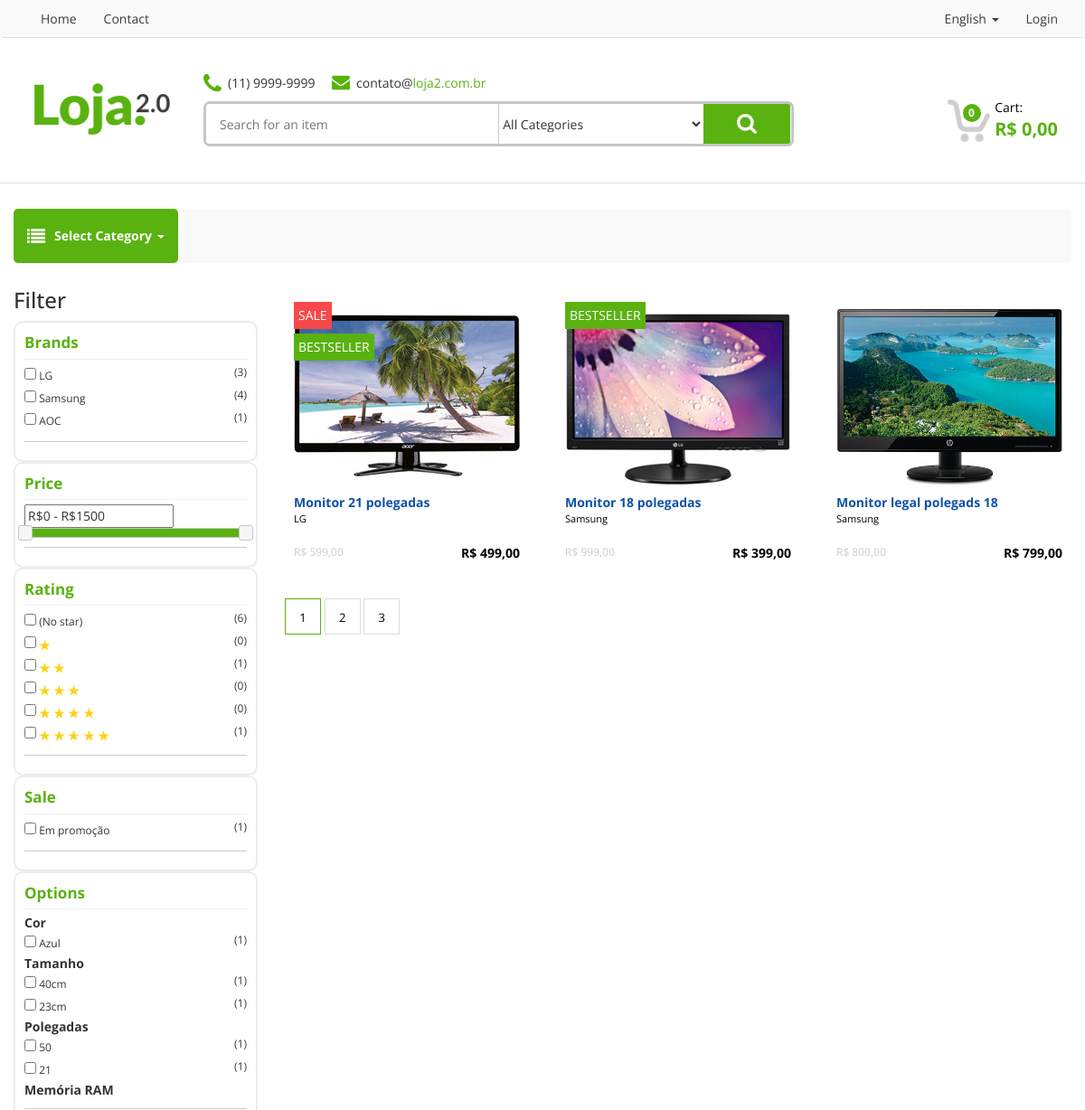
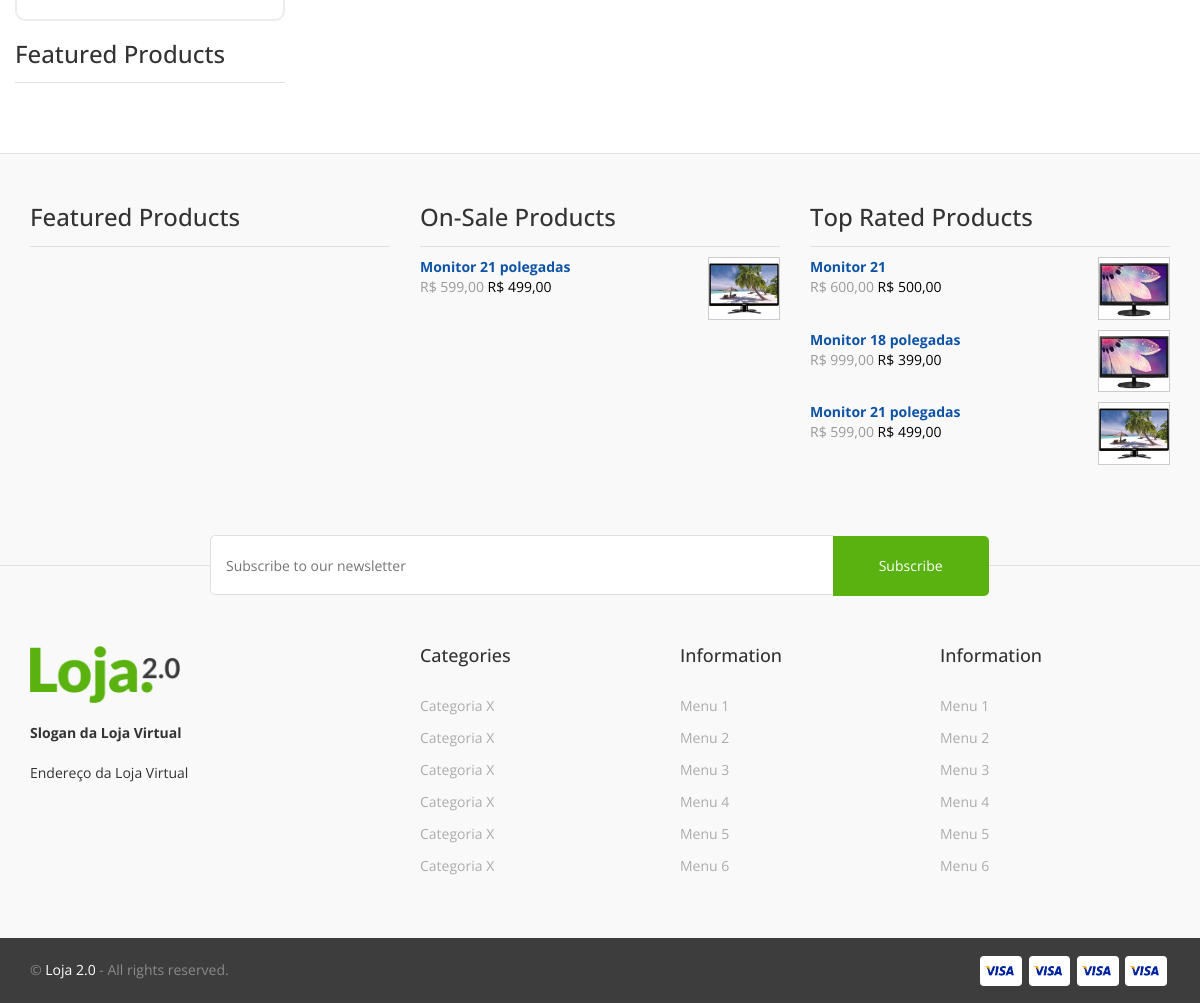
The page / on the database its author committed (2 pictures, top to bottom).
### tables this page shows
CREATE TABLE IF NOT EXISTS `brands` (
  `id` int(11) NOT NULL AUTO_INCREMENT,
  `name` varchar(100) NOT NULL,
  PRIMARY KEY (`id`)
);

CREATE TABLE IF NOT EXISTS `products` (
  `id` int(11) NOT NULL AUTO_INCREMENT,
  `id_category` int(11) NOT NULL,
  `id_brand` int(11) NOT NULL,
  `name` varchar(100) NOT NULL,
  `description` text,
  `stock` int(11) NOT NULL,
  `price` float NOT NULL,
  `price_from` float NOT NULL,
  `rating` float NOT NULL,
  `featured` tinyint(1) NOT NULL,
  `sale` tinyint(1) NOT NULL,
  `bestseller` tinyint(1) NOT NULL,
  `new_product` tinyint(1) NOT NULL,
  `options` varchar(200) DEFAULT NULL,
  `weight` float NOT NULL,
  `width` float NOT NULL,
  `height` float NOT NULL,
  `length` float NOT NULL,
  `diameter` float NOT NULL,
  PRIMARY KEY (`id`)
);

CREATE TABLE IF NOT EXISTS `products_images` (
  `id` int(11) NOT NULL AUTO_INCREMENT,
  `id_product` int(11) NOT NULL,
  `url` varchar(50) NOT NULL,
  PRIMARY KEY (`id`)
);

### views/widget_item.php (the view, shortened to what the rows shown need)
<?php foreach($list as $widget_item): ?>
<div class="widget_item">
	<a href="<?php echo BASE_URL ?>product/open/<?php echo $widget_item['id']; ?>">
	<div class="widget_info">
		<div class="widget_productname"><?php echo $widget_item['name']; ?></div>
		<div class="widget_price"><span>R$ <?php echo number_format($widget_item['price_from'], 2, ',', '.'); ?></span> R$ <?php echo number_format($widget_item['price'], 2, ',', '.'); ?></div>
	</div>
	<div class="widget_photo">
		<img src="<?php echo BASE_URL ?>media/products/<?php echo $widget_item['images'][0]['url']; ?>" >
	</div>
	</a>
</div>
<?php endforeach; ?>

### views/sidebar.php (shortened to what the rows shown need)
<aside>
  		<h1><?php $this->lang->get('FILTER'); ?></h1>
  		<div class="filterarea">
  			<form method="GET">
  			<div class="filterbox">
  				<div class="filtertitle"><?php $this->lang->get('BRANDS'); ?></div>
  				<div class="filtercontent">
  					<?php foreach($viewData['filters']['brands'] as $bitem): ?>
  						<div class="filteritem">
  						<input type="checkbox" <?php echo (isset($viewData['filters_selected']['brand']) && in_array($bitem['id'], $viewData['filters_selected']['brand']))?'checked="checked"':''; ?>  name="filter[brand][]" value="<?php echo $bitem['id']; ?>" id="filter_brand<?php echo $bitem['id']?>">
  						<label for="filter_brand<?php echo $bitem['id']?>">
  							<?php echo $bitem['name']; ?>
  						</label><span style="float:right">(<?php echo $bitem['count']; ?>)</span>
  					</div>
  					<?php endforeach; ?>
  				</div>
  			</div>
  		</div>
  				<div class="filtertitle"><?php $this->lang->get('PRICE'); ?></div>
  				<div class="filtertitle"><?php $this->lang->get('RATING'); ?></div>
  							(<?php $this->lang->get('NO_STAR'); ?>)
  				<div class="filtertitle"><?php $this->lang->get('SALE'); ?></div>
  				<div class="filtertitle"><?php $this->lang->get('OPTIONS'); ?></div>
  		<div class="widget">
  			<h1><?php $this->lang->get('FEATUREDPRODUCTS'); ?></h1>
  		</div>
</aside>

### core/Language.php (shortened to what the rows shown need)
<?php
class Language {
	private $ini;
	public function __construct(){
		global $config;
		$this->l = $config['default_lang'];
		$this->ini = parse_ini_file('lang/'.$this->l.'.ini');
	}
	public function get($word, $return = false){
		$text = $word;
		if(isset($this->ini[$word])){
			$text = $this->ini[$word];
		}
		if($return){
			return $text;
		}else{
			echo $text;
		}
	}
}

### views/home.php (shortened to what the rows shown need)
<div class="row">
<?php
$a = 0;
?>
<?php foreach($list as $product_item): ?>
	<div class="col-sm-4">
		<?php $this->loadView('product_item', $product_item); ?>
	</div>
	<?php
	if($a >= 2){
		$a = 0;
		echo '</div><div class="row">';
	}else{
	$a++;
}
	?>
<?php endforeach; ?>
</div>

### views/product_item.php (shortened to what the rows shown need)
<div class="product_item">
	<a href="<?php echo BASE_URL ?>product/open/<?php echo $id; ?>">
	<div class="product_tags">
		<?php if($sale == '1'): ?>
		<div class="product_tag product_tag_red"><?php $this->lang->get('SALE'); ?></div>
		<?php endif; ?>
		<?php if($bestseller == '1'): ?>
		<div class="product_tag product_tag_green"><?php $this->lang->get('BESTSELLER'); ?></div>
		<?php endif; ?>
	</div>
	<div class="product_image">
		<img src="<?php echo BASE_URL ?>media/products/<?php echo $images[0]['url']; ?>" width="100%">
	</div>
	<div class="product_name">
		<?php echo $name; ?>
	</div>
	<div class="product_brand">
		<?php echo $brand_name; ?>
	</div><br>
	<div class="product_price_from"><?php if($price_from != '0'){
		echo 'R$ '.number_format($price_from, 2, ',', '.');
	} ?></div>
	<div class="product_price">R$ <?php echo number_format($price, 2, ',', '.'); ?></div>
</a>
</div>

### rows shown on the page
brands: name "AOC", count "1"
products: text "SALE BESTSELLER", products_images.url (picture), name "Monitor 21 polegadas", brand_name "LG", price_from "599,00", price "499,00"
products: text "BESTSELLER", products_images.url (picture), name "Monitor 18 polegadas", brand_name "Samsung", price_from "999,00", price "399,00"
products: products_images.url (picture), name "Monitor legal polegads 18", brand_name "Samsung", price_from "800,00", price "799,00"
products: name "Monitor 21", price_from "600,00", price "500,00", products_images.url (picture)

### other values the page prints
$viewData['cart_qt'] "0"
$viewData['cart_subtotal'] "0,00"
$bitem['name'] "LG"
$bitem['count'] "3"
$bitem['name'] "Samsung"
$bitem['count'] "4"
$viewData['filters']['stars'][0] "6"
$viewData['filters']['stars'][1] "0"
$viewData['filters']['stars'][2] "1"
$viewData['filters']['stars'][3] "0"
$viewData['filters']['stars'][4] "0"
$viewData['filters']['stars'][5] "1"
$viewData['filters']['sale'] "1"
utf8_encode($option['name']) "Cor"
$op['value'] "Azul"
